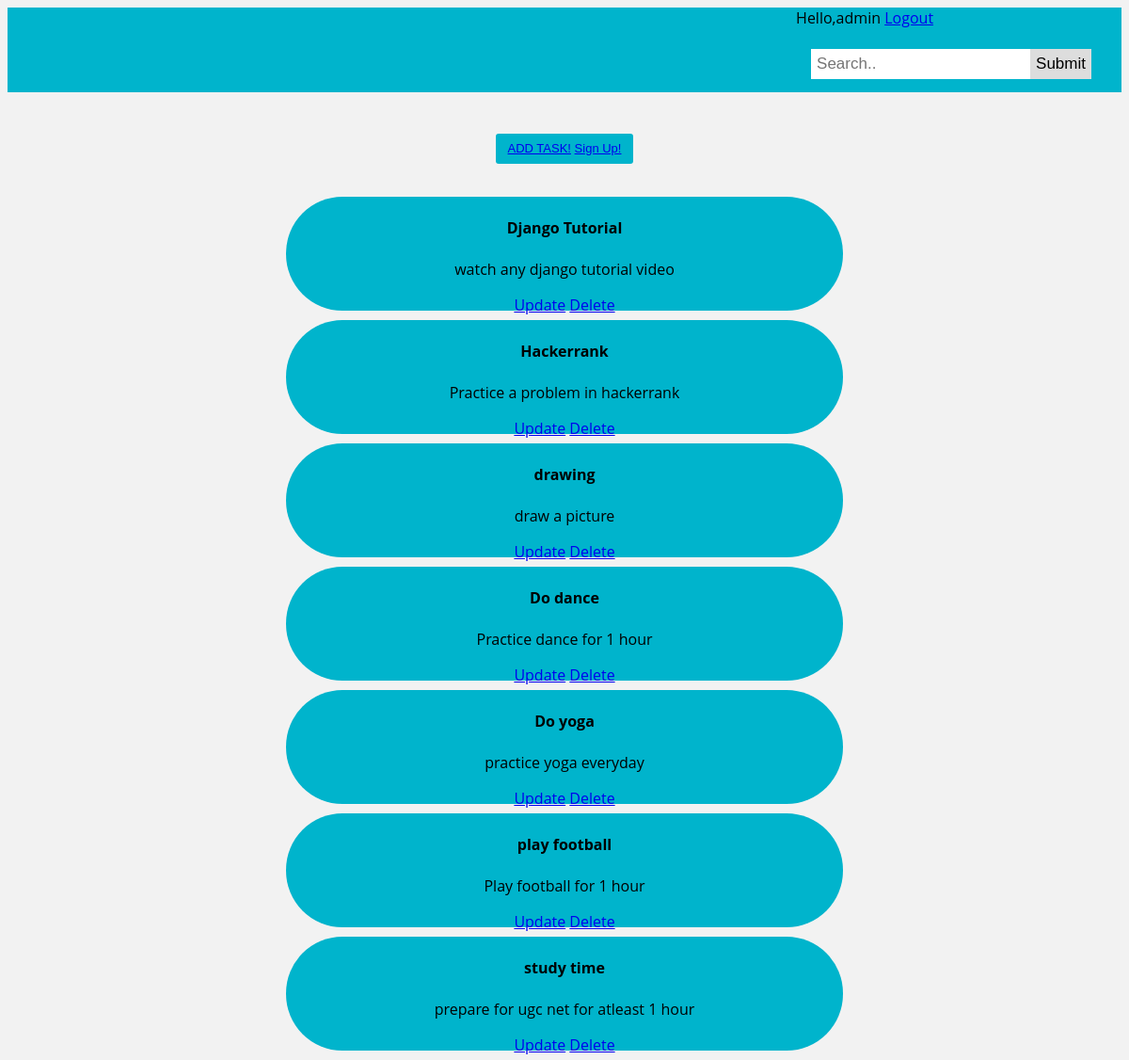
The app's page / (signed in) with its own data.
### todoapp/models.py (models this page shows, shortened)
class Task(models.Model):
    name=models.CharField(max_length=50)
    desc=models.CharField(max_length=100)
    due_date=models.DateField(auto_now_add=False,auto_now=False)
    time = models.TimeField(auto_now_add=False,auto_now=False)

### todoapp/views.py (the view)
# urls.py: 2. Add a URL to urlpatterns:  path('', views.home, name='home')
def home(request):
    tasks = Task.objects.all()
    context={'tasks':tasks}
    return render(request,'index.html',context)

### todoapp/templates/index.html (shortened to what this page needs)
{% load static %}
<!DOCTYPE html>
<html>
<head>
<link rel="stylesheet" href="{% static '/css/main.css' %}">
</head>
<body>
<body>
<div class="topnav">
  <div class="search-container">
    <span class="hello-msg">Hello,{{request.user}}</span>
    <span class="hello-msg"><a href="{% url 'logout' %}">Logout</a></span>
    <form action="">
        <div class="contain">
      <input type="text" placeholder="Search.." name="search">
      <button type="submit">Submit</button>
    </div>
    </form>
  </div>
</div>
<div class="btn">
    <button class="empty-state-button">
      <a href="{% url 'createTask' %}">ADD TASK!</a>
      <a href="{% url 'signup' %}">Sign Up!</a>
  </button>
</div>
<div class="wrap">
<div class="card card-body">
    {% for task in tasks %}
        <div class="contentdiv">
            <h4>{{task.name}}</h4>
            <p>{{task.desc}}</p>
            <td><a class="btn btn-sm btn-info" href="{% url 'update_task' task.id %}">Update</a></td>
            <td><a class="btn btn-sm btn-danger" href="{% url 'delete_task' task.id %}">Delete</a></td>
        </div>
    {% endfor %}
</div>
</div>
</body>
</html>

### static/css/main.css (style rules this page uses)
.topnav { overflow: hidden; background-color: #00B4CC; }
.contain { float: left; display: block; color: black; text-align: center; padding: 14px 16px; text-decoration: none; font-size: 17px; }
.topnav .search-container { float: right; }
.topnav input[type=text] { padding: 6px; margin-top: 8px; font-size: 17px; border: none; }
.topnav .search-container button { float: right; padding: 6px; margin-top: 8px; margin-right: 16px; background: #ddd; font-size: 17px; border: none; cursor: pointer; }
body { background: #f2f2f2; font-family: 'Open Sans', sans-serif; }
.contentdiv { margin: auto; border: 3px #00B4CC; height: 120px; background:#00B4CC; border-radius: 60px; text-align: center; margin-bottom: 10px; padding-top: 1px; width:50%; }
.wrap { padding-top: 3%; }
.empty-state-button { display: block; font-size: 13px; line-height: 17px; margin: 20px auto 0; padding: 6px 12px 7px; text-decoration: none; border: 1px solid transparent; border-radius: 3px; color: #fff; cursor: pointer; background-color: #00B4CC; }
.btn { padding-top: 2%; }

### records on screen
Task: name "Django Tutorial", desc "watch any django tutorial video"
Task: name "Hackerrank", desc "Practice a problem in hackerrank"
Task: name "drawing", desc "draw a picture"
Task: name "Do dance", desc "Practice dance for 1 hour"
Task: name "Do yoga", desc "practice yoga everyday"
Task: name "play football", desc "Play football for 1 hour"
Task: name "study time", desc "prepare for ugc net for atleast 1 hour"

### other values on screen
{{ request.user }} "admin"
